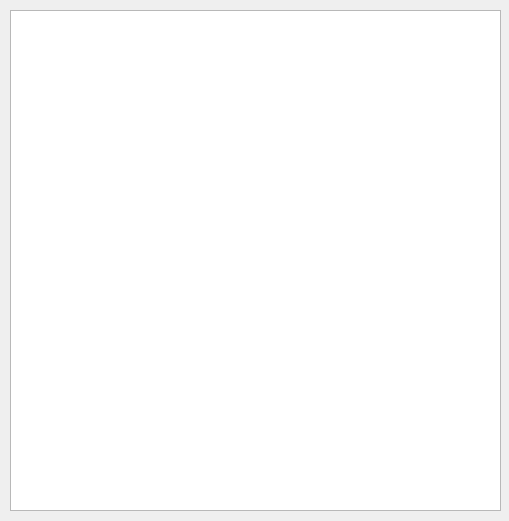
<?xml version="1.0" encoding="UTF-8"?>
<ui version="4.0">
 <class>admindisplayform</class>
 <widget class="QWidget" name="admindisplayform">
  <property name="geometry">
   <rect>
    <x>0</x>
    <y>0</y>
    <width>509</width>
    <height>521</height>
   </rect>
  </property>
  <property name="windowTitle">
   <string>admindisplayform</string>
  </property>
  <widget class="QTableWidget" name="tableWidget">
   <property name="geometry">
    <rect>
     <x>10</x>
     <y>10</y>
     <width>491</width>
     <height>501</height>
    </rect>
   </property>
  </widget>
 </widget>
 <resources/>
 <connections/>
</ui>
